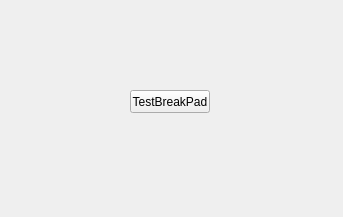
<?xml version="1.0" encoding="UTF-8"?>
<ui version="4.0">
 <class>BreakPadTestClass</class>
 <widget class="QWidget" name="BreakPadTestClass">
  <property name="geometry">
   <rect>
    <x>0</x>
    <y>0</y>
    <width>343</width>
    <height>217</height>
   </rect>
  </property>
  <property name="windowTitle">
   <string>BreakPadTest</string>
  </property>
  <widget class="QPushButton" name="pushButton">
   <property name="geometry">
    <rect>
     <x>130</x>
     <y>90</y>
     <width>80</width>
     <height>23</height>
    </rect>
   </property>
   <property name="text">
    <string>TestBreakPad</string>
   </property>
  </widget>
 </widget>
 <layoutdefault spacing="6" margin="11"/>
 <resources>
  <include location="breakpadtest.qrc"/>
 </resources>
 <connections/>
</ui>
